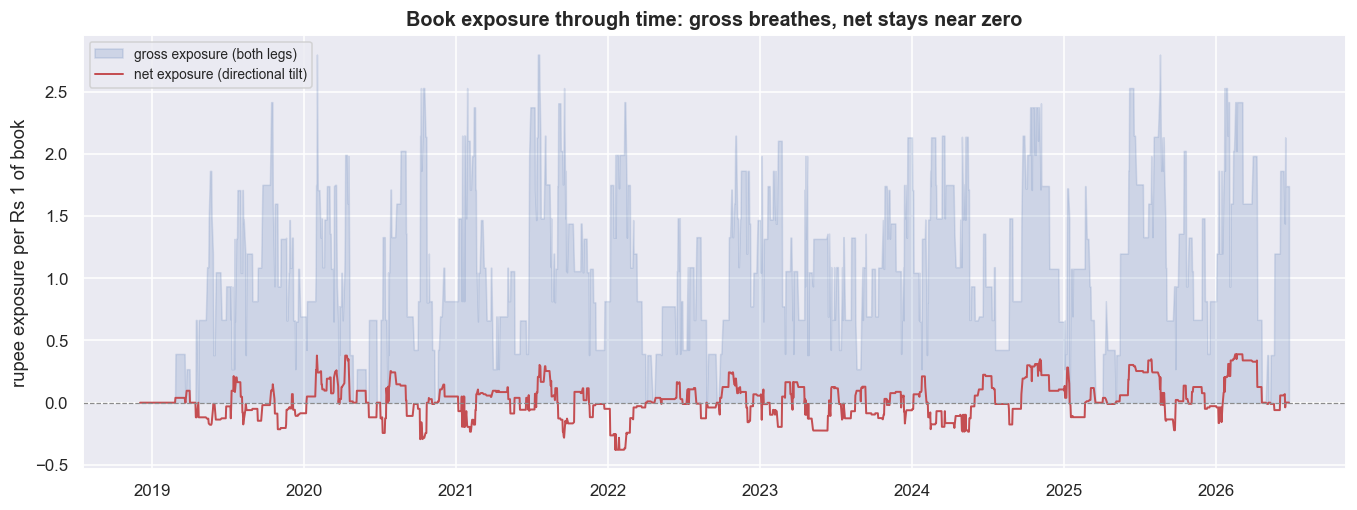

Here is the Python script that generated this plot:
beta = {k: allp[k]['beta'] for k in BOOK}
long_rupee  = sum(exposure[k] * Hd[k].abs()                    for k in BOOK)   # |long A leg|
short_rupee = sum(exposure[k] * Hd[k].abs() * beta[k]          for k in BOOK)   # |short b*B leg|
gross_exp   = long_rupee + short_rupee
net_exp     = sum(exposure[k] * Hd[k] * (1 - beta[k])          for k in BOOK)   # signed rupee tilt

fig, ax = plt.subplots(figsize=(12.5, 4.8))
ax.fill_between(gross_exp.index, 0, gross_exp.values, color=C['blue'], alpha=0.18, label='gross exposure (both legs)')
ax.plot(net_exp.index, net_exp.values, color=C['red'], lw=1.3, label='net exposure (directional tilt)')
ax.axhline(0, color=C['grey'], ls='--', lw=0.8)
ax.set_title('Book exposure through time: gross breathes, net stays near zero')
ax.set_ylabel('rupee exposure per Rs 1 of book'); ax.legend(fontsize=9, loc='upper left')
plt.tight_layout(); plt.show()

print(f'gross exposure: mean {gross_exp.mean():.2f}x   max {gross_exp.max():.2f}x   (leverage you actually trade & margin)')
print(f'net   exposure: mean {net_exp.mean():+.3f}x   sd {net_exp.std():.3f}   (small, because each pair is internally hedged)')
